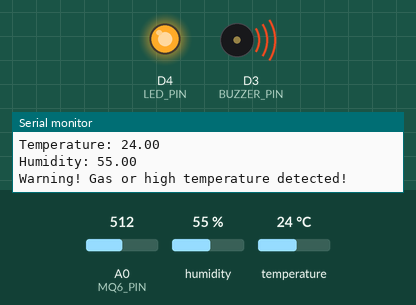
Simulated run of this sketch. Board: ESP8266 (NodeMCU). Parts: output pins drawn as LEDs (lit = HIGH), buzzer (waves = sounding, pin HIGH), the last lines printed to the serial monitor. The test bench sets the inputs (shaded band); at power-on: A0 (MQ6_PIN) = 512, humidity 55 %, temperature 24 °C. WiFi joins after 1.5 s; servers stay silent unless stated.

Above: at 3.0 s.
3.1 s: A0 (MQ6_PIN) set to 328
5.8 s: A0 (MQ6_PIN) set to 310
At 6.3 s:
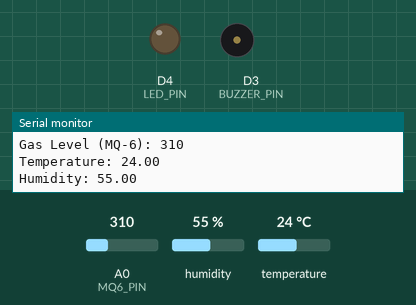
8.5 s: A0 (MQ6_PIN) set to 330
At 11.1 s:
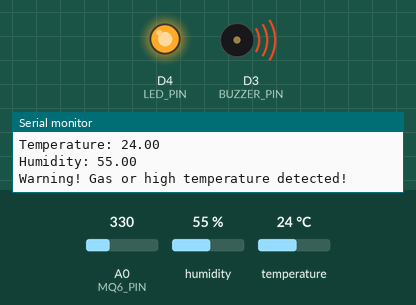
11.4 s: A0 (MQ6_PIN) set to 306
At 12.5 s:
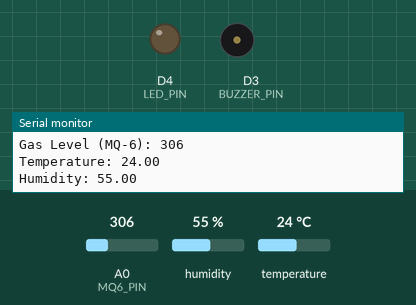
Timing chart, 0 to 14.4 s (numbered marks = the images above; inputs shaded):
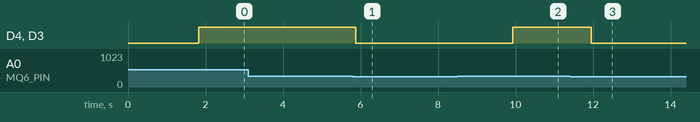

Measured:
- the behaviour switches between 321 and 320 on A0 (MQ6_PIN) (found by bisection; images 0 and 1)
- after the input at 5.8 s, D4 (LED_PIN), D3 (BUZZER_PIN): HIGH → LOW after 0.08 s
- after the input at 8.5 s, D4 (LED_PIN), D3 (BUZZER_PIN): LOW → HIGH after 1.4 s
- after the input at 11.4 s, D4 (LED_PIN), D3 (BUZZER_PIN): HIGH → LOW after 0.56 s

The sketch:

Code.ino
```cpp
#define BLYNK_TEMPLATE_ID "TMPL332Z8HKpW"
#define BLYNK_TEMPLATE_NAME "Smart Smoke and Fire Detection System"

#include <ESP8266WiFi.h>
#include <BlynkSimpleEsp8266.h>
#include <DHT.h>

// Blynk configuration
#define BLYNK_AUTH_TOKEN "79j7KqxhoE17zSS-XAF6qP31gUK4Rz7A"

// Wi-Fi credentials
const char* ssid = "OPPO K10";  // Replace with your Wi-Fi SSID
const char* password = "Rahul@1225";  // Replace with your Wi-Fi password

// DHT Configuration
#define DHTPIN D2      // DHT sensor pin
#define DHTTYPE DHT11  // DHT11 or DHT22
DHT dht(DHTPIN, DHTTYPE);

// Sensor Pins
#define MQ6_PIN A0     // MQ-6 analog pin
#define BUZZER_PIN D3  // Buzzer
#define LED_PIN D4     // LED (Red)

// Thresholds
const int gasThreshold = 320;             // Adjust based on sensor calibration
const float temperatureThreshold = 30.0;  // Adjust for temperature alert

void setup() {
  Serial.begin(115200);
  dht.begin();

  // Initialize Blynk
  Blynk.begin(BLYNK_AUTH_TOKEN, ssid, password);

  // Sensor and Actuator Pin Modes
  pinMode(MQ6_PIN, INPUT);
  pinMode(BUZZER_PIN, OUTPUT);
  pinMode(LED_PIN, OUTPUT);

  Serial.println("System started. Monitoring smoke, temperature, and humidity.");
}

void loop() {
  Blynk.run();  // Run Blynk

  // Read sensors
  int gasLevel = analogRead(MQ6_PIN);
  float temp = dht.readTemperature();
  float hum = dht.readHumidity();

  if (isnan(temp) || isnan(hum)) {
    Serial.println("Failed to read from DHT sensor!");
    return;
  }

  // Display sensor values in the serial monitor
  Serial.print("Gas Level (MQ-6): ");
  Serial.println(gasLevel);
  Serial.print("Temperature: ");
  Serial.println(temp);
  Serial.print("Humidity: ");
  Serial.println(hum);

  // Upload sensor data to Blynk
  Blynk.virtualWrite(V0, temp);       // Temperature on V0
  Blynk.virtualWrite(V1, hum);        // Humidity on V1
  Blynk.virtualWrite(V2, gasLevel);   // Gas Level on V2

  // Check gas and temperature thresholds
  bool danger = false;
  if (gasLevel > gasThreshold || temp > temperatureThreshold) {
    danger = true;
    digitalWrite(BUZZER_PIN, HIGH);  // Activate Buzzer
    digitalWrite(LED_PIN, HIGH);     // Turn on LED
    Serial.println("Warning! Gas or high temperature detected!");

    // Trigger a notification through Blynk
    Blynk.logEvent("fire_detected");
    Blynk.virtualWrite(V3, 1);  // Set V3 high to trigger notification via Blynk Automation
  } else {
    digitalWrite(BUZZER_PIN, LOW);  // Deactivate Buzzer
    digitalWrite(LED_PIN, LOW);     // Turn off LED
    Blynk.virtualWrite(V3, 0);      // Reset V3
  }

  delay(2000);  // Delay for readability and lower power consumption
}
```
